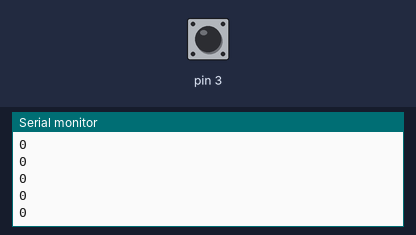
The sketch below on a simulated Arduino Uno, built with avr-gcc and run on an emulated ATmega328P. Shown: the last lines printed to the serial monitor. The inputs (shaded band) are chosen by the test bench; at power-on: pin 3 HIGH.

Above: at 1.2 s.
1.3 s: pin 3 pulled LOW for 0.15 s
At 2.2 s:
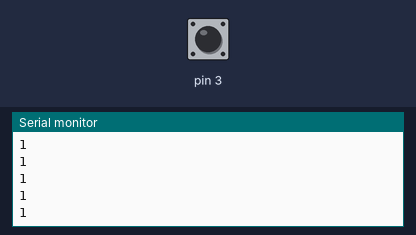
2.9 s: pin 3 pulled LOW for 1 s
At 4.0 s:
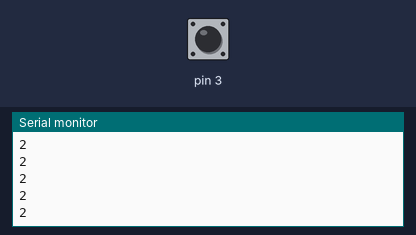
5.4 s: pin 3 pulled LOW for 0.15 s
At 6.2 s:
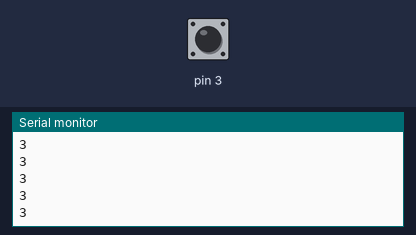
Timing chart, 0 to 7.8 s (numbered marks = the images above; inputs shaded):
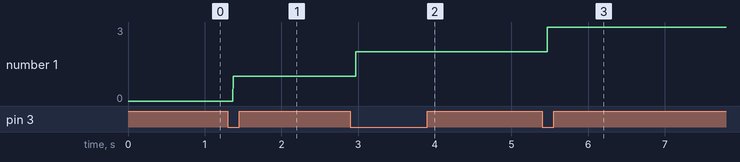

The sketch:

pulsador_int.ino
```cpp
void setup() {
  Serial.begin(9600);
  pinMode(3, INPUT_PULLUP);
  attachInterrupt(digitalPinToInterrupt(3), interrupcion, FALLING);
}

volatile int cuenta = 0;

void loop() {
  Serial.println(cuenta);
}

volatile long last_micros = 0;
volatile long debouncing_time = 60;


void interrupcion(){
  if( (long) (micros() - last_micros) >= debouncing_time * 1000) {
    cuenta ++;
    last_micros = micros();
  }
}
```

Measured:
- after the input at 1.3 s, the serial monitor: prints a new line after 0.07 s (image 1)
- after the input at 2.9 s, the serial monitor: prints a new line after 0.07 s (image 2)
- after the input at 5.4 s, the serial monitor: prints a new line after 0.07 s (image 3)
- plotted number 1: 0 → 1 after the input at 1.3 s, 1 → 2 after the input at 2.9 s, 2 → 3 after the input at 5.4 s
